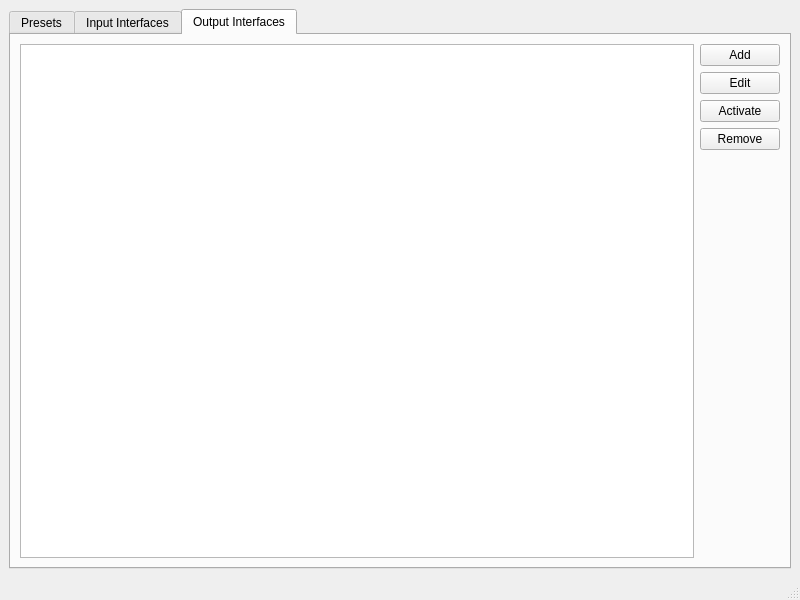
<?xml version="1.0" encoding="UTF-8"?>
<ui version="4.0">
 <class>MainWindow</class>
 <widget class="QMainWindow" name="MainWindow">
  <property name="windowModality">
   <enum>Qt::ApplicationModal</enum>
  </property>
  <property name="geometry">
   <rect>
    <x>0</x>
    <y>0</y>
    <width>800</width>
    <height>600</height>
   </rect>
  </property>
  <property name="windowTitle">
   <string>Glowstone LED Strip Interface and Configurator</string>
  </property>
  <widget class="QWidget" name="centralwidget">
   <layout class="QVBoxLayout" name="verticalLayout">
    <item>
     <widget class="QTabWidget" name="tabs">
      <property name="currentIndex">
       <number>2</number>
      </property>
      <widget class="QWidget" name="presets">
       <attribute name="title">
        <string>Presets</string>
       </attribute>
       <layout class="QHBoxLayout" name="horizontalLayout">
        <item>
         <widget class="QListWidget" name="presetList"/>
        </item>
        <item>
         <layout class="QVBoxLayout" name="verticalLayout_2">
          <item>
           <widget class="QPushButton" name="presetNewButton">
            <property name="text">
             <string>New Preset</string>
            </property>
           </widget>
          </item>
          <item>
           <widget class="QPushButton" name="presetLoadButton">
            <property name="text">
             <string>Load</string>
            </property>
           </widget>
          </item>
          <item>
           <widget class="QPushButton" name="presetOverwriteButton">
            <property name="text">
             <string>Overwrite</string>
            </property>
           </widget>
          </item>
          <item>
           <widget class="QPushButton" name="presetRemoveButton">
            <property name="text">
             <string>Remove</string>
            </property>
           </widget>
          </item>
          <item>
           <widget class="Line" name="line">
            <property name="orientation">
             <enum>Qt::Horizontal</enum>
            </property>
           </widget>
          </item>
          <item>
           <widget class="QPushButton" name="presetImport">
            <property name="text">
             <string>Import</string>
            </property>
           </widget>
          </item>
          <item>
           <widget class="QPushButton" name="presetExport">
            <property name="text">
             <string>Export</string>
            </property>
           </widget>
          </item>
          <item>
           <widget class="QPushButton" name="presetExportAll">
            <property name="text">
             <string>Export All</string>
            </property>
           </widget>
          </item>
          <item>
           <spacer name="verticalSpacer">
            <property name="orientation">
             <enum>Qt::Vertical</enum>
            </property>
            <property name="sizeHint" stdset="0">
             <size>
              <width>20</width>
              <height>40</height>
             </size>
            </property>
           </spacer>
          </item>
         </layout>
        </item>
       </layout>
      </widget>
      <widget class="QWidget" name="inputs">
       <attribute name="title">
        <string>Input Interfaces</string>
       </attribute>
       <layout class="QHBoxLayout" name="horizontalLayout_2">
        <item>
         <widget class="QListWidget" name="inputList"/>
        </item>
        <item>
         <layout class="QVBoxLayout" name="verticalLayout_3">
          <item>
           <widget class="QPushButton" name="inputAddButton">
            <property name="text">
             <string>Add</string>
            </property>
           </widget>
          </item>
          <item>
           <widget class="QPushButton" name="inputEditButton">
            <property name="text">
             <string>Edit</string>
            </property>
           </widget>
          </item>
          <item>
           <widget class="QPushButton" name="inputActivateButton">
            <property name="text">
             <string>Activate</string>
            </property>
           </widget>
          </item>
          <item>
           <widget class="QPushButton" name="inputRemoveButton">
            <property name="text">
             <string>Remove</string>
            </property>
           </widget>
          </item>
          <item>
           <spacer name="verticalSpacer_2">
            <property name="orientation">
             <enum>Qt::Vertical</enum>
            </property>
            <property name="sizeHint" stdset="0">
             <size>
              <width>20</width>
              <height>40</height>
             </size>
            </property>
           </spacer>
          </item>
         </layout>
        </item>
       </layout>
      </widget>
      <widget class="QWidget" name="outputs">
       <attribute name="title">
        <string>Output Interfaces</string>
       </attribute>
       <layout class="QHBoxLayout" name="horizontalLayout_3">
        <item>
         <widget class="QListWidget" name="outputList"/>
        </item>
        <item>
         <layout class="QVBoxLayout" name="verticalLayout_4">
          <item>
           <widget class="QPushButton" name="outputAddButton">
            <property name="text">
             <string>Add</string>
            </property>
           </widget>
          </item>
          <item>
           <widget class="QPushButton" name="outputEditButton">
            <property name="text">
             <string>Edit</string>
            </property>
           </widget>
          </item>
          <item>
           <widget class="QPushButton" name="outputActivateButton">
            <property name="text">
             <string>Activate</string>
            </property>
           </widget>
          </item>
          <item>
           <widget class="QPushButton" name="outputRemoveButton">
            <property name="text">
             <string>Remove</string>
            </property>
           </widget>
          </item>
          <item>
           <spacer name="verticalSpacer_3">
            <property name="orientation">
             <enum>Qt::Vertical</enum>
            </property>
            <property name="sizeHint" stdset="0">
             <size>
              <width>20</width>
              <height>40</height>
             </size>
            </property>
           </spacer>
          </item>
         </layout>
        </item>
       </layout>
      </widget>
     </widget>
    </item>
   </layout>
  </widget>
  <widget class="QStatusBar" name="statusbar"/>
 </widget>
 <resources/>
 <connections/>
</ui>
